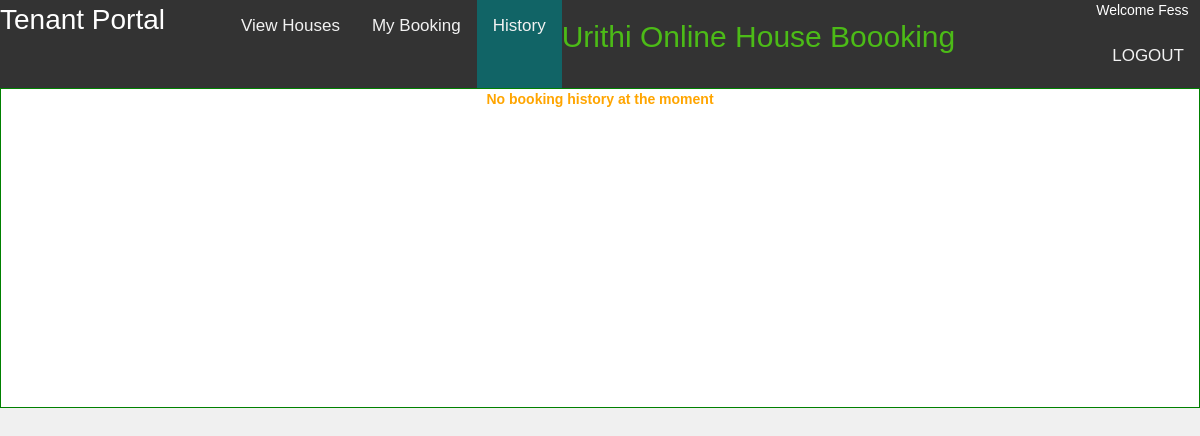
/tenanthistory.php (signed in), run on an earlier commit of the app's database.
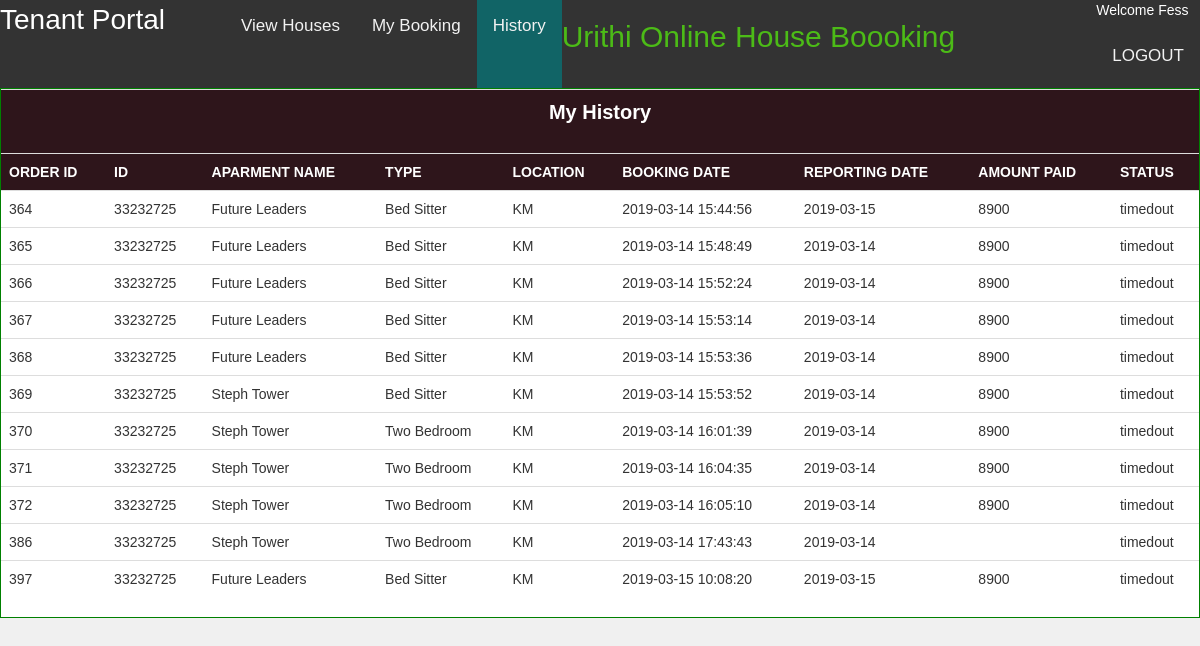
And on a later commit of the database.
### tables this page shows
CREATE TABLE `tenant` (
  `id` varchar(30) NOT NULL,
  `firstname` varchar(30) DEFAULT NULL,
  `lastname` varchar(30) DEFAULT NULL,
  `phone` varchar(30) DEFAULT NULL,
  `username` varchar(30) DEFAULT NULL,
  `password` varchar(30) DEFAULT NULL,
  `transactioncode` varchar(30) DEFAULT 'TXN001'
);

CREATE TABLE `orders` (
  `orderid` int(30) NOT NULL,
  `customerid` varchar(30) DEFAULT NULL,
  `apartmentid` varchar(30) DEFAULT NULL,
  `roomtype` varchar(30) DEFAULT NULL,
  `bookingdate` datetime DEFAULT NULL,
  `datein` date DEFAULT NULL,
  `paymentmode` varchar(30) DEFAULT NULL,
  `status` varchar(30) DEFAULT NULL,
  `checkoutdate` date DEFAULT NULL,
  `checkindate` date DEFAULT NULL,
  `commitment` varchar(30) DEFAULT 'NULL',
  `transactioncode` varchar(30) DEFAULT NULL,
  `allocationdate` datetime DEFAULT NULL
);

CREATE TABLE `apartment` (
  `apartmentid` int(30) NOT NULL,
  `apartmentname` varchar(30) DEFAULT NULL,
  `location` varchar(50) DEFAULT NULL,
  `houses` int(30) DEFAULT NULL,
  `price` varchar(30) DEFAULT NULL,
  `type` varchar(30) DEFAULT NULL,
  `photo1` blob,
  `photo2` blob,
  `photo3` blob,
  `occupied` int(10) DEFAULT '0',
  `landlord` varchar(30) DEFAULT NULL,
  `apstatus` varchar(30) DEFAULT 'active'
);

### tenanthistory.php (the view, shortened to what this page needs)
<!DOCTYPE html>
<html>
<head>
  <link rel="stylesheet" href="https://use.fontawesome.com/releases/v5.7.0/css/all.css">
		  <link rel="stylesheet" href="https://maxcdn.bootstrapcdn.com/bootstrap/3.4.0/css/bootstrap.min.css">
		   <?php
			   include('tenantsession.php');
			   $custid=$_SESSION['user'];
			   $queryname="select * from tenant where id='$custid'";
			   $resname=mysqli_query($conn,$queryname);
			   $rowname=mysqli_fetch_array($resname);
			   $name=$rowname['firstname'];
		   ?>
</head>
<body>
<div class="topnav" id="myTopnav">
  <div id="tenantportal" style="float: left; color:white;">Tenant Portal</div>
  <a href="viewhouses.php">View Houses</a>
  <a href="tenantbookings.php">My Booking</a>
  <div id="active"><a href="#">History</a></div>
  <h2 style="float:left; color:#4CBB17;">Urithi Online House Boooking</h2>
  <div id="session"><p>Welcome <?php echo$name ?></p><a href="logout.php">LOGOUT</a></div>
</div>
<div class="content">
	<?php
	$query="select * from orders o join tenant t on(o.customerid=t.id) join apartment ap on(ap.apartmentid=o.apartmentid) where o.customerid='$custid' and o.status in('checkedout','timedout')";
	$res=mysqli_query($conn,$query);
    $rowcheck=mysqli_num_rows($res);
    if($rowcheck>0){
    	 echo'<table class="table border"><tr><th colspan="9" id="header">My History</th></tr>
    	             <tr><th>ORDER ID</th><th>ID</th><th>APARMENT NAME</th><th>TYPE</th><th>LOCATION</th><th>BOOKING DATE</th><th>REPORTING DATE</th><th>AMOUNT PAID</th><th>STATUS</th></tr>
    	 ';
    	while($row=mysqli_fetch_array($res)){
    		echo'<tr>
    		         <td>'.$row['orderid'].'</td>
    		         <td>'.$row['customerid'].'</td>
    		         <td>'.$row['apartmentname'].'</td>
    		         <td>'.$row['roomtype'].'</td>
    		         <td>'.$row['location'].'</td>
    		         <td>'.$row['bookingdate'].'</td>
    		         <td>'.$row['datein'].'</td>
    		         <td>'.$row['commitment'].'</td>
    		         <td>'.$row['status'].'</td>
    		    </tr>';
	}
	echo'</table>';
	 }
	else{
		echo'<div id="info">No booking history at the moment</div>';
	}
	?>
</div>
</body>
</html>

### tenantsession.php (shortened to what this page needs)
<!DOCTYPE html>
<html>
<head>
</head>
<body>
</body>
</html>

### tenanthistory.php (style rules this page uses)
body { margin:0;font-family:Arial }
.topnav { overflow: hidden; background-color: #333; }
.topnav a { float: left; display: block; color: #f2f2f2; text-align: center; padding: 14px 16px; text-decoration: none; font-size: 17px; }
* { box-sizing: border-box; }
body { font-family: Verdana, sans-serif; }
#session { color:white; float: right; }
#tenantportal { margin-right:5%; font-size: 28px; }
.content { width:100%; min-height:40vh; background: #ffffff; border:1px solid green; }
body { background: #f0f0f0; }
#header { background: #2E151B; text-align: center; height:8vh; font-size: 20px; }
th { background: #2E151B; color:white; }
#active a { height:11vh; background: #116466; }

### tenantsession.php (style rules this page uses)
#info { color:orange; text-align: center; font-weight: bold; }

What changed in the data, as far as the page shows it:
added orders: orderid "364", customerid "33232725", apartmentid.apartmentname "Future Leaders", roomtype "Bed Sitter", apartmentid.location "KM", bookingdate "2019-03-14 15:44:56", datein "2019-03-15", commitment "8900", status "timedout"
added orders: orderid "365", customerid "33232725", apartmentid.apartmentname "Future Leaders", roomtype "Bed Sitter", apartmentid.location "KM", bookingdate "2019-03-14 15:48:49", datein "2019-03-14", commitment "8900", status "timedout"
added orders: orderid "366", customerid "33232725", apartmentid.apartmentname "Future Leaders", roomtype "Bed Sitter", apartmentid.location "KM", bookingdate "2019-03-14 15:52:24", datein "2019-03-14", commitment "8900", status "timedout"
added orders: orderid "367", customerid "33232725", apartmentid.apartmentname "Future Leaders", roomtype "Bed Sitter", apartmentid.location "KM", bookingdate "2019-03-14 15:53:14", datein "2019-03-14", commitment "8900", status "timedout"
added orders: orderid "368", customerid "33232725", apartmentid.apartmentname "Future Leaders", roomtype "Bed Sitter", apartmentid.location "KM", bookingdate "2019-03-14 15:53:36", datein "2019-03-14", commitment "8900", status "timedout"
added orders: orderid "369", customerid "33232725", apartmentid.apartmentname "Steph Tower", roomtype "Bed Sitter", apartmentid.location "KM", bookingdate "2019-03-14 15:53:52", datein "2019-03-14", commitment "8900", status "timedout"
added orders: orderid "370", customerid "33232725", apartmentid.apartmentname "Steph Tower", roomtype "Two Bedroom", apartmentid.location "KM", bookingdate "2019-03-14 16:01:39", datein "2019-03-14", commitment "8900", status "timedout"
added orders: orderid "371", customerid "33232725", apartmentid.apartmentname "Steph Tower", roomtype "Two Bedroom", apartmentid.location "KM", bookingdate "2019-03-14 16:04:35", datein "2019-03-14", commitment "8900", status "timedout"
added orders: orderid "372", customerid "33232725", apartmentid.apartmentname "Steph Tower", roomtype "Two Bedroom", apartmentid.location "KM", bookingdate "2019-03-14 16:05:10", datein "2019-03-14", commitment "8900", status "timedout"
added orders: orderid "386", customerid "33232725", apartmentid.apartmentname "Steph Tower", roomtype "Two Bedroom", apartmentid.location "KM", bookingdate "2019-03-14 17:43:43", datein "2019-03-14", status "timedout"
added orders: orderid "397", customerid "33232725", apartmentid.apartmentname "Future Leaders", roomtype "Bed Sitter", apartmentid.location "KM", bookingdate "2019-03-15 10:08:20", datein "2019-03-15", commitment "8900", status "timedout"
Also different on the page:
text no longer shown: "No booking history at the moment"
text now shown: "My History ORDER ID ID APARMENT NAME TYPE LOCATION BOOKING DATE REPORTING DATE AMOUNT PAID STATUS"
